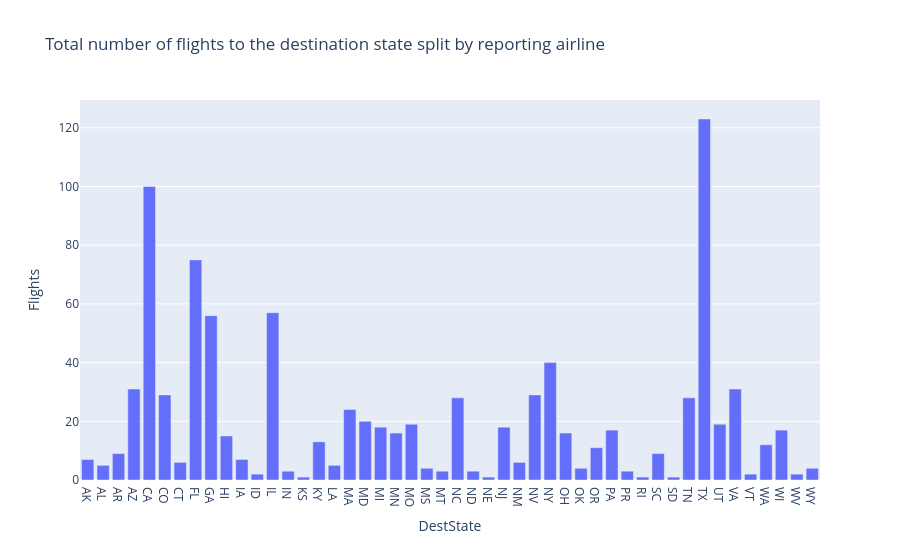

Notebook cell for this chart:
### Code cell
# 练习：柱状图版的仪表盘
# 重新建一个应用实例（和上面互不影响）
app_bar = dash.Dash(__name__)

app_bar.layout = html.Div(children=[
    html.H1('Total number of flights to the destination state split by reporting airline',
            style={'textAlign': 'center', 'color': '#503D36', 'font-size': 40}),
    html.Div(["Input Year: ", dcc.Input(id='input-year', value='2010',
                                        type='number',
                                        style={'height': '50px', 'font-size': 35})],
             style={'font-size': 40}),
    html.Br(),
    html.Br(),
    html.Div(dcc.Graph(id='bar-plot')),
])


@app_bar.callback(Output(component_id='bar-plot', component_property='figure'),
                  Input(component_id='input-year', component_property='value'))
def get_bar_graph(entered_year):
    # 按输入年份筛选
    df = airline_data[airline_data['Year'] == int(entered_year)]
    # 按目的地州分组，把航班数加起来
    bar_data = df.groupby(['DestState'])['Flights'].sum().reset_index()
    # 画柱状图
    fig = px.bar(bar_data, x='DestState', y='Flights',
                 title='Total number of flights to the destination state split by reporting airline')
    return fig


# 直接调用看看效果
fig_bar = get_bar_graph('2010')
fig_bar.show()

### Figure 1 — Plotly figure (JSON) as saved in the notebook; plotly's stock layout.template omitted (floating-point values rounded to 4 significant figures)
{"data": [{"hovertemplate": "DestState=%{x}<br>Flights=%{y}<extra></extra>", "legendgroup": "", "marker": {"color": "#636efa", "pattern": {"shape": ""}}, "name": "", "orientation": "v", "showlegend": false, "textposition": "auto", "type": "bar", "x": ["AK", "AL", "AR", "AZ", "CA", "CO", "CT", "FL", "GA", "HI", "IA", "ID", "IL", "IN", "KS", "KY", "LA", "MA", "MD", "MI", "MN", "MO", "MS", "MT", "NC", "ND", "NE", "NJ", "NM", "NV", "NY", "OH", "OK", "OR", "PA", "PR", "RI", "SC", "SD", "TN", "TX", "UT", "VA", "VT", "WA", "WI", "WV", "WY"], "xaxis": "x", "y": [7.0, 5.0, 9.0, 31.0, 100.0, 29.0, 6.0, 75.0, 56.0, 15.0, 7.0, 2.0, 57.0, 3.0, 1.0, 13.0, 5.0, 24.0, 20.0, 18.0, 16.0, 19.0, 4.0, 3.0, 28.0, 3.0, 1.0, 18.0, 6.0, 29.0, 40.0, 16.0, 4.0, 11.0, 17.0, 3.0, 1.0, 9.0, 1.0, 28.0, 123.0, 19.0, 31.0, 2.0, 12.0, 17.0, 2.0, 4.0], "yaxis": "y"}], "layout": {"barmode": "relative", "legend": {"tracegroupgap": 0}, "title": {"text": "Total number of flights to the destination state split by reporting airline"}, "xaxis": {"anchor": "y", "domain": [0, 1], "title": {"text": "DestState"}}, "yaxis": {"anchor": "x", "domain": [0, 1], "title": {"text": "Flights"}}}}
